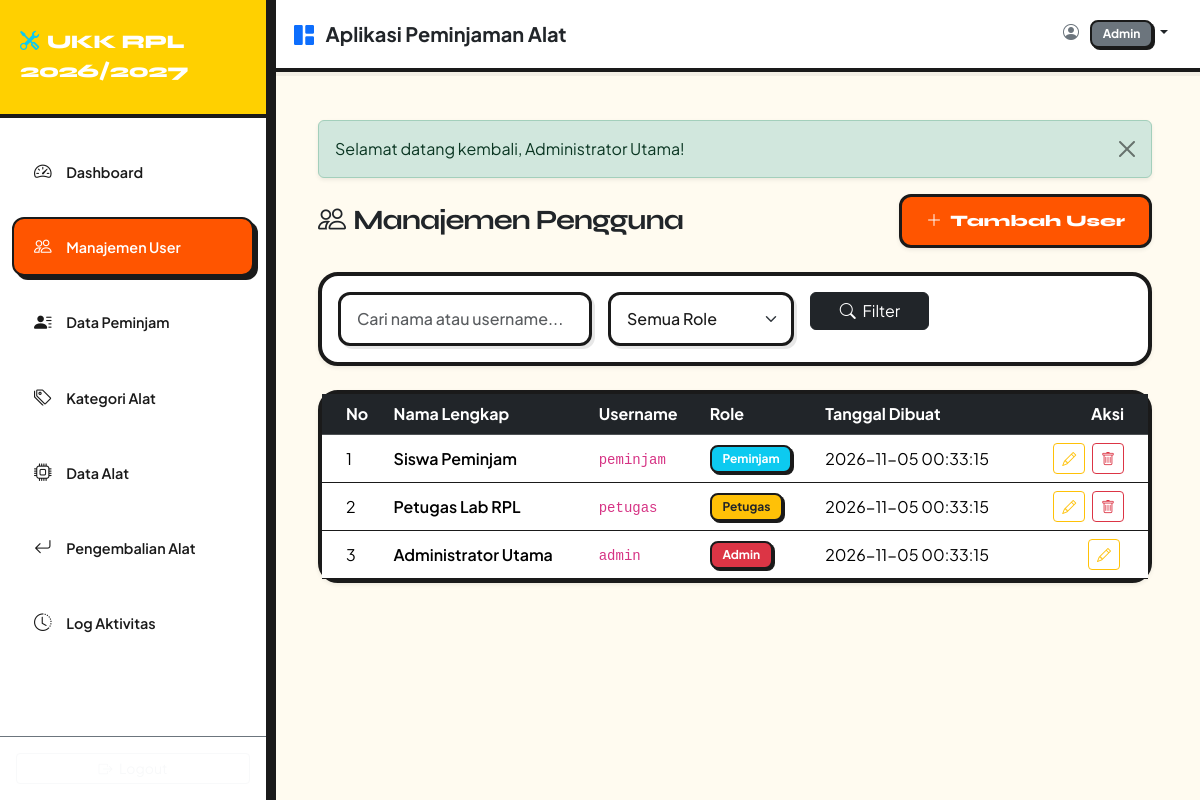
The page /public/index.php?route=admin/users (signed in) on the database its author committed.
### tables this page shows
CREATE TABLE users (
    id_user INT AUTO_INCREMENT PRIMARY KEY,
    nama_lengkap VARCHAR(100) NOT NULL,
    username VARCHAR(50) NOT NULL UNIQUE,
    password VARCHAR(255) NOT NULL,
    role ENUM('admin', 'petugas', 'peminjam') NOT NULL,
    created_at TIMESTAMP DEFAULT CURRENT_TIMESTAMP,
    INDEX idx_username (username),
    INDEX idx_role (role)
);

### controllers/UserController.php (called while the page is built, shortened)
<?php
require_once __DIR__ . '/../models/User.php';
class UserController {
    public function index() {
        $userModel = new User();
        $roleFilter = $_GET['role'] ?? '';
        $search = $_GET['search'] ?? '';
        $users = $userModel->getAll($roleFilter, $search);
        $config = include __DIR__ . '/../config/app.php';
        require_once __DIR__ . '/../views/admin/users/index.php';
    }
}

### public/index.php (called while the page is built, shortened)
<?php
require_once __DIR__ . '/../config/app.php';
require_once __DIR__ . '/../routes/web.php';

### config/app.php (called while the page is built)
<?php
return [
    'app_name' => 'Aplikasi Peminjaman Alat UKK RPL',
    'app_version' => '1.0.0',
    'base_url' => 'http://localhost/aplikasi-peminjaman-1/public',
    'denda_per_hari' => 5000.00
];

### config/database.php (called while the page is built)
<?php
class Database {
    private static $instance = null;
    private $pdo;
    private $host = 'localhost';
    private $db_name = 'db_peminjaman';
    private $username = 'root';
    private $password = '';
    private function __construct() {
        try {
            $dsn = "mysql:host=" . $this->host . ";dbname=" . $this->db_name . ";charset=utf8mb4";
            $options = [
                PDO::ATTR_ERRMODE => PDO::ERRMODE_EXCEPTION,
                PDO::ATTR_DEFAULT_FETCH_MODE => PDO::FETCH_ASSOC,
                PDO::ATTR_EMULATE_PREPARES => false,
            ];
            $this->pdo = new PDO($dsn, $this->username, $this->password, $options);
        } catch(PDOException $e) {
            die("Koneksi Database Gagal: " . $e->getMessage());
        }
    }
    public static function getInstance() {
        if (self::$instance === null) {
            self::$instance = new self();
        }
        return self::$instance;
    }
    public function getConnection() {
        return $this->pdo;
    }
}

### models/User.php (called while the page is built, shortened)
<?php
require_once __DIR__ . '/../config/database.php';
class User {
    private $db;
    public function __construct() {
        $this->db = Database::getInstance()->getConnection();
    }
    public function getAll($role = null, $search = null) {
        $sql = "SELECT id_user, nama_lengkap, username, role, created_at FROM users WHERE 1=1";
        $params = [];
        $sql .= " ORDER BY id_user DESC";
        $stmt = $this->db->prepare($sql);
        $stmt->execute($params);
        return $stmt->fetchAll();
    }
}

### views/admin/users/index.php (the view, shortened to what this page needs)
<?php
require_once __DIR__ . '/../../layouts/header.php';
require_once __DIR__ . '/../../layouts/sidebar.php';
require_once __DIR__ . '/../../layouts/navbar.php';
?>
<div class="d-flex justify-content-between align-items-center mb-4">
    <h3 class="fw-bold text-dark m-0"><i class="bi bi-people me-2"></i>Manajemen Pengguna</h3>
    <a href="<?php echo $config['base_url']; ?>/index.php?route=admin/users/create" class="btn btn-primary shadow-sm">
        <i class="bi bi-plus-lg me-1"></i> Tambah User
    </a>
</div>
<div class="card shadow-sm mb-4">
    <div class="card-body">
        <form method="GET" action="" class="row g-3">
            <div class="col-md-4">
                <input type="text" name="search" class="form-control" placeholder="Cari nama atau username..." value="<?php echo htmlspecialchars($_GET['search'] ?? ''); ?>">
            </div>
            <div class="col-md-3">
                <select name="role" class="form-select">
                    <option value="">Semua Role</option>
                </select>
            </div>
            <div class="col-md-2">
                <button type="submit" class="btn btn-dark w-100"><i class="bi bi-search me-1"></i> Filter</button>
            </div>
        </form>
    </div>
</div>
<div class="card shadow-sm">
    <div class="card-body p-0">
        <div class="table-responsive">
            <table class="table table-hover align-middle mb-0">
                <thead class="table-dark">
                    <tr>
                        <th class="ps-4">No</th>
                        <th>Nama Lengkap</th>
                        <th>Username</th>
                        <th>Role</th>
                        <th>Tanggal Dibuat</th>
                        <th class="text-end pe-4">Aksi</th>
                    </tr>
                </thead>
                <tbody>
                    <?php if (empty($users)): ?>
                        <tr><td colspan="6" class="text-center py-4 text-muted">Tidak ada data pengguna.</td></tr>
                    <?php else: ?>
                        <?php foreach ($users as $index => $u): ?>
                            <tr>
                                <td class="ps-4"><?php echo $index + 1; ?></td>
                                <td class="fw-semibold"><?php echo htmlspecialchars($u['nama_lengkap']); ?></td>
                                <td><code><?php echo htmlspecialchars($u['username']); ?></code></td>
                                <td>
                                    <span class="badge bg-<?php echo ($u['role'] === 'admin') ? 'danger' : (($u['role'] === 'petugas') ? 'warning text-dark' : 'info'); ?> text-capitalize">
                                        <?php echo $u['role']; ?>
                                    </span>
                                </td>
                                <td><?php echo $u['created_at']; ?></td>
                                <td class="text-end pe-4">
                                    <a href="<?php echo $config['base_url']; ?>/index.php?route=admin/users/edit&id=<?php echo $u['id_user']; ?>" class="btn btn-sm btn-outline-warning me-1" title="Edit">
                                        <i class="bi bi-pencil"></i>
                                    </a>
                                    <?php if ($u['id_user'] != $_SESSION['user_id']): ?>
                                        <a href="<?php echo $config['base_url']; ?>/index.php?route=admin/users/delete&id=<?php echo $u['id_user']; ?>" class="btn btn-sm btn-outline-danger" onclick="return confirm('Yakin ingin menghapus pengguna ini?');" title="Hapus">
                                            <i class="bi bi-trash"></i>
                                        </a>
                                    <?php endif; ?>
                                </td>
                            </tr>
                        <?php endforeach; ?>
                    <?php endif; ?>
                </tbody>
            </table>
        </div>
    </div>
</div>
<?php require_once __DIR__ . '/../../layouts/footer.php'; ?>

### views/layouts/header.php (style rules this page uses)
:root { --ov-bg: #fffbf0; --ov-surface: #ffffff; --ov-text: #1a1a1a; --ov-muted: #666666; --ov-border: #1a1a1a; --ov-accent: #ff5500; --ov-yellow: #ffd000; }
body { background-color: var(--ov-bg); color: var(--ov-text); font-family: 'Plus Jakarta Sans', sans-serif; min-height: 100vh; }
h1, h2, h3, h4, h5, .brand-font { font-family: 'Syne', sans-serif; font-weight: 800; letter-spacing: -0.04em; }
.card { background-color: var(--ov-surface); border: 4px solid var(--ov-border); border-radius: 20px; box-shadow: 6px 6px 0 0 var(--ov-border); transition: all 0.15s ease; }
.table { color: var(--ov-text) !important; border-color: var(--ov-border) !important; }
.form-control, .form-select { background-color: #ffffff; border: 3px solid var(--ov-border); border-radius: 12px; color: var(--ov-text); font-weight: 500; padding: 0.75rem 1rem; box-shadow: 3px 3px 0 0 rgba(26, 26, 26, 0.1); }
.btn-primary { background-color: var(--ov-accent); border: 3px solid var(--ov-border); border-radius: 12px; font-family: 'Syne', sans-serif; font-weight: 800; padding: 0.75rem 1.5rem; box-shadow: 4px 4px 0 0 var(--ov-border); transition: all 0.15s ease; color: #fff; }
.badge { border: 2px solid var(--ov-border); border-radius: 8px; font-weight: 700; padding: 0.5em 0.9em; box-shadow: 2px 2px 0 0 var(--ov-border); }

### rows shown on the page
users: nama_lengkap "Siswa Peminjam", username "peminjam", role "Peminjam", created_at "2026-11-05 00:33:15"
users: nama_lengkap "Petugas Lab RPL", username "petugas", role "Petugas", created_at "2026-11-05 00:33:15"
users: nama_lengkap "Administrator Utama", username "admin", role "Admin", created_at "2026-11-05 00:33:15"

### other values the page prints
$_SESSION['role'] "Admin"
$flash['message'] "Selamat datang kembali, Administrator Utama!"
